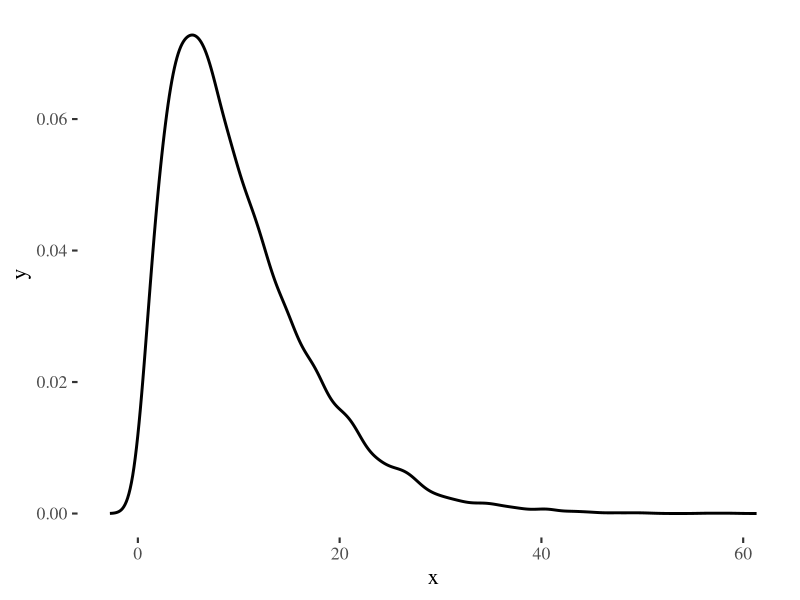
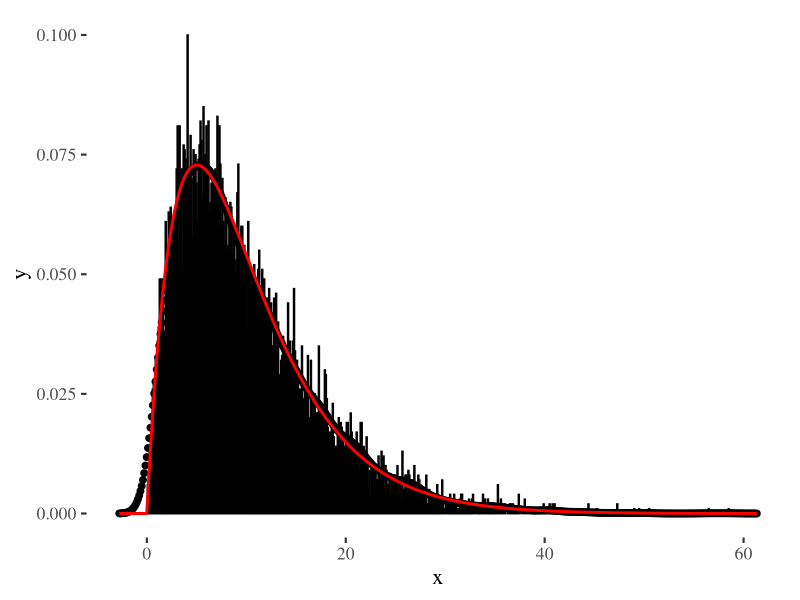
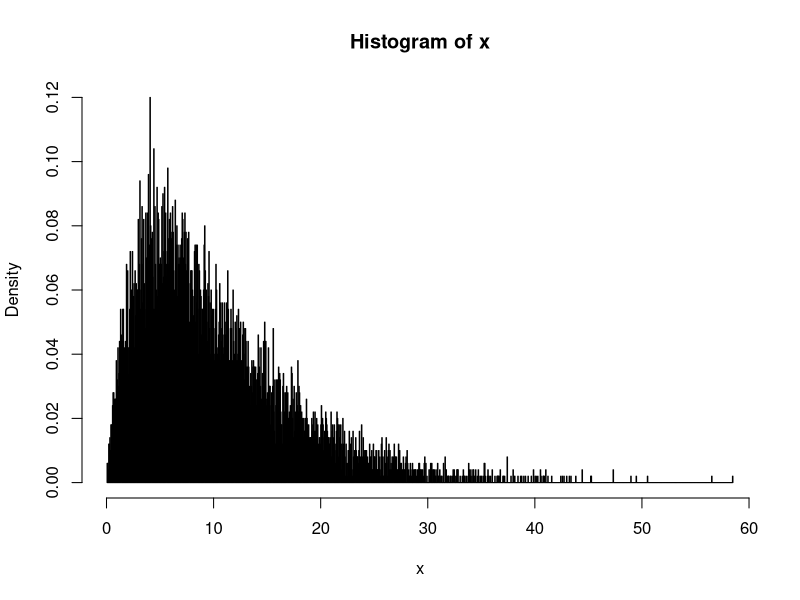
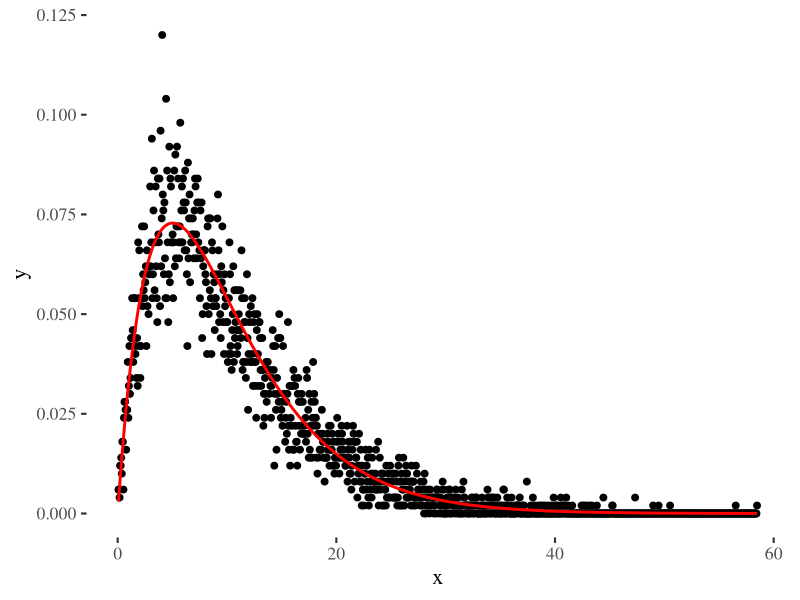

The R source for these figures, in order:
library(ggplot2)
library(ggthemes)
library(MASS)

# Generate gamma rvs
set.seed(1)
y <- NULL # dummy var
x <- rgamma(10000, shape = 2, rate = 0.2)
den <- density(x)
dat <- data.frame(x = den$x, y = den$y)

# Plot density
ggplot(dat, aes(x, y)) + geom_line(size = 1) +
  theme_tufte(base_size = 16)

# Fit parameters (to avoid errors, set lower bounds to zero)
fit <- fitdistr(x, "gamma", lower = c(0, 0))
est <- fit$estimate

# Plot using density points + histogram
ggplot(dat, aes(x, y)) +
  geom_histogram(aes_string("x", "..density.."), as.data.frame(x),
                 binwidth = 0.1, col = "black", fill = "pink") +
  geom_point(size = 2) +
  geom_line(aes(x, y = dgamma(x, est["shape"], est["rate"])),
            color = "red", size = 1) + theme_tufte(base_size = 16)


h <- hist(x, 1000, plot = T, freq = F)
t1 <- data.frame(x = h$mids, y = h$density)
ggplot(t1, aes(x, y)) + geom_point(size = 2) +
  geom_line(aes(x, dgamma(x, est["shape"], est["rate"])),
            color = "red", size = 1) + theme_tufte(base_size = 16)
